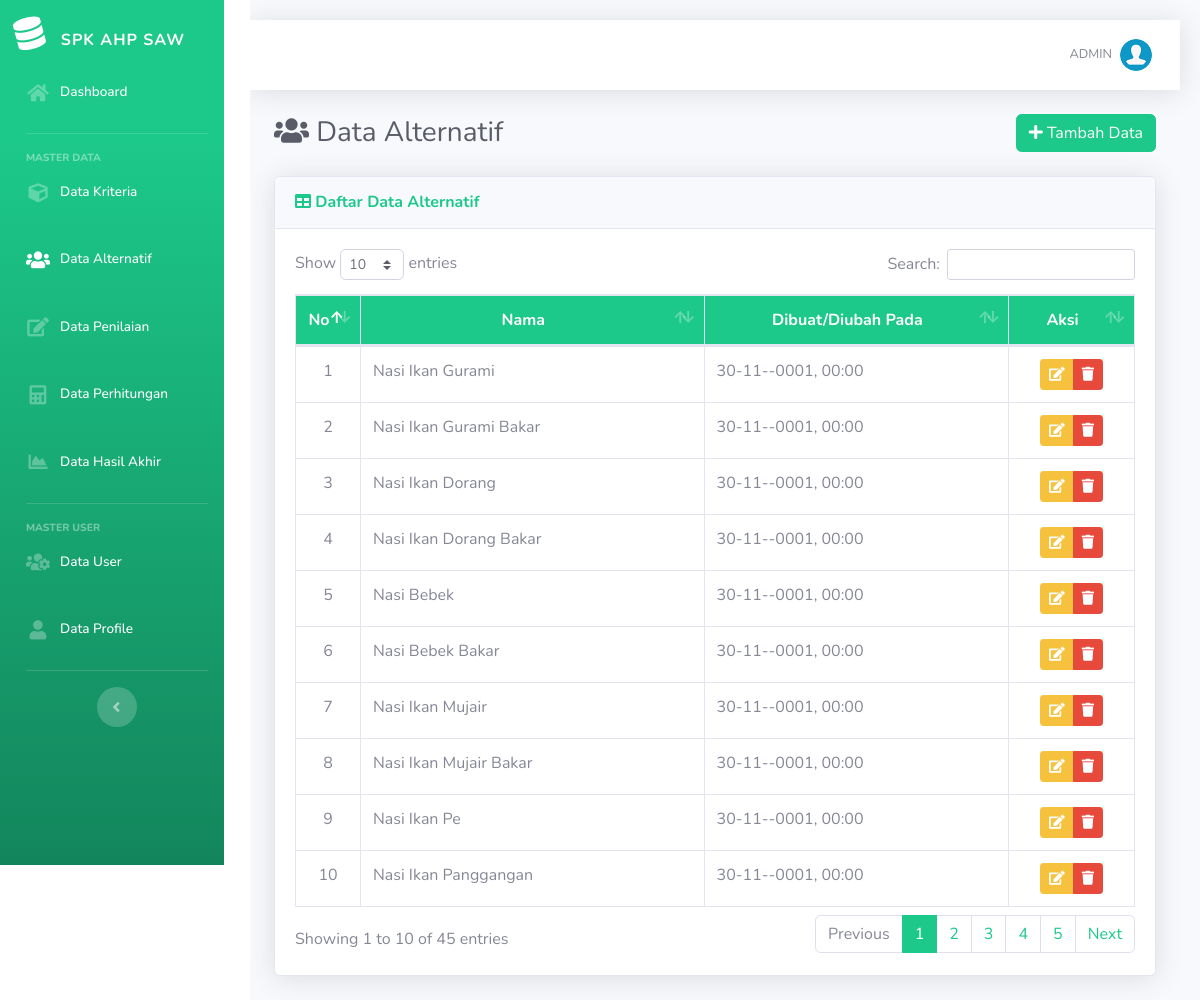
The page /list-alternatif.php (signed in) on the database its author committed.
### tables this page shows
CREATE TABLE `alternatif` (
  `id_alternatif` int(11) NOT NULL,
  `nama` varchar(100) NOT NULL,
  `created_at` datetime NOT NULL
);

### list-alternatif.php (the view, shortened to what this page needs)
<?php require_once('includes/init.php');
 ?>
<?php
require_once('template/header.php');
?>
<div class="d-sm-flex align-items-center justify-content-between mb-4">
    <h1 class="h3 mb-0 text-gray-800"><i class="fas fa-fw fa-users"></i> Data Alternatif</h1>
    <a href="tambah-alternatif.php" class="btn btn-success"> <i class="fa fa-plus"></i> Tambah Data </a>
</div>
<div class="card shadow mb-4">
    <div class="card-header py-3">
        <h6 class="m-0 font-weight-bold text-success"><i class="fa fa-table"></i> Daftar Data Alternatif</h6>
    </div>
    <div class="card-body">
		<div class="table-responsive">
			<table class="table table-bordered" id="dataTable" width="100%" cellspacing="0">
				<thead class="bg-success text-white">
					<tr align="center">
						<th width="5%">No</th>
						<th>Nama</th>
						<th>Dibuat/Diubah Pada</th>
						<th width="15%">Aksi</th>
					</tr>
				</thead>
				<tbody>
				<?php
				$no=0;
				$query = mysqli_query($koneksi,"SELECT * FROM alternatif");
				while($data = mysqli_fetch_array($query)):
				$no++;
				?>
					<tr align="center">
						<td><?php echo $no; ?></td>
						<td align="left"><?php echo $data['nama']; ?></td>
						<td align="left"><?php echo date('d-m-Y, H:i', strtotime($data['created_at'])); ?></td>
						<td>
							<div class="btn-group" role="group">
								<a data-toggle="tooltip" data-placement="bottom" title="Edit Data" href="edit-alternatif.php?id=<?php echo $data['id_alternatif']; ?>" class="btn btn-warning btn-sm"><i class="fa fa-edit"></i></a>
								<a  data-toggle="tooltip" data-placement="bottom" title="Hapus Data" href="hapus-alternatif.php?id=<?php echo $data['id_alternatif']; ?>" onclick="return confirm ('Apakah anda yakin untuk meghapus data ini')" class="btn btn-danger btn-sm"><i class="fa fa-trash"></i></a>
							</div>
						</td>
					</tr>
				<?php endwhile; ?>
				</tbody>
			</table>
		</div>
	</div>
</div>
<?php
require_once('template/footer.php');
?>

### rows shown on the page
alternatif: nama "Nasi Ikan Gurami", created_at "30-11--0001, 00:00"
alternatif: nama "Nasi Ikan Gurami Bakar", created_at "30-11--0001, 00:00"
alternatif: nama "Nasi Ikan Dorang", created_at "30-11--0001, 00:00"
alternatif: nama "Nasi Ikan Dorang Bakar", created_at "30-11--0001, 00:00"
alternatif: nama "Nasi Bebek", created_at "30-11--0001, 00:00"
alternatif: nama "Nasi Bebek Bakar", created_at "30-11--0001, 00:00"
alternatif: nama "Nasi Ikan Mujair", created_at "30-11--0001, 00:00"
alternatif: nama "Nasi Ikan Mujair Bakar", created_at "30-11--0001, 00:00"
alternatif: nama "Nasi Ikan Pe", created_at "30-11--0001, 00:00"
alternatif: nama "Nasi Ikan Panggangan", created_at "30-11--0001, 00:00"

### other values the page prints
$_SESSION['username'] "ADMIN"
